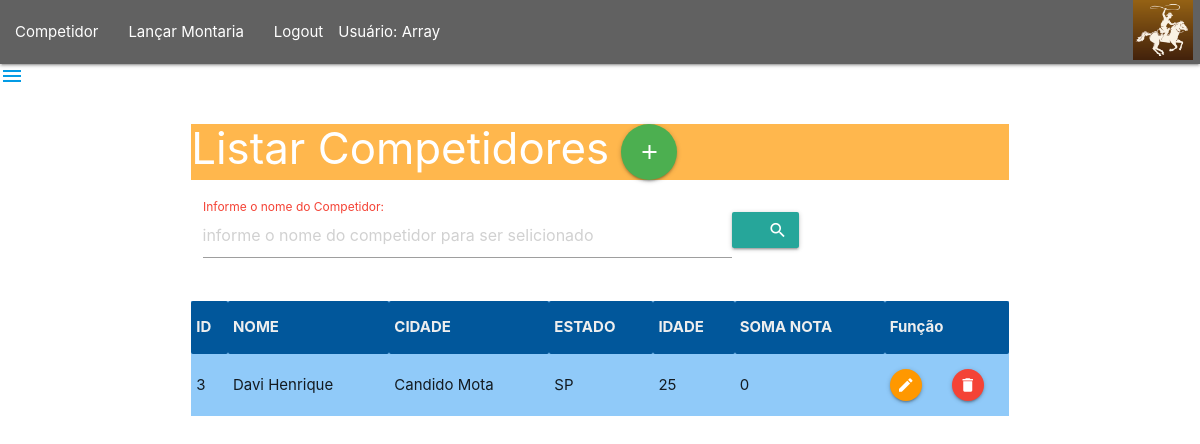
The app's page /listarCompetidor.php?busca=Davi Henrique (signed in) with its own data.
### tables this page shows
CREATE TABLE `competidor` (
  `id` int(11) NOT NULL,
  `nome` varchar(35) NOT NULL,
  `cidade` varchar(25) NOT NULL,
  `estado` varchar(2) NOT NULL,
  `idade` int(11) NOT NULL,
  `somanota` float NOT NULL
);

### listarCompetidor.php (the view, shortened to what this page needs)
<?php
    include 'menu.php';
    if (isset($_GET['busca']))
       $busca = $_GET['busca'];
       else $busca = '';
     $pdo = Conexao::conectar();
     $pdo->setAttribute(PDO:: ATTR_ERRMODE, PDO::ERRMODE_EXCEPTION);
     if ($busca!='')
           $sql = "Select * from competidor WHERE nome like '%" . $busca .  "%' order by nome";
       else $sql = "Select * from competidor order by nome";
     $listaCompetidores = $pdo->query($sql);
?>
<!DOCTYPE html>
<html lang="en">
<head>
    <link rel="stylesheet" href="https://cdnjs.cloudflare.com/ajax/libs/materialize/1.0.0/css/materialize.min.css">
</head>
<body>
   <div class="container">
   <div class="row">
        <div class="col s12">
        <h3 class="orange lighten-2 white-text text-dark-3" class="text-orange">
          Listar Competidores
          <a class="btn-floating btn-large waves-effect waves-light green"
               onclick="JavaScript:location.href='frmInsCompetidor.php'"><i class="material-icons">add</i></a>
        </h3>
        <div class="row">
            <div class="input-field">
                <form action="listarCompetidor.php" method="GET" id="frmBuscaCompet" class="col s12" >
                    <div class="input-field col s12">
                        <label for="lblNome" class="red-text text-dark-4">Informe o nome do Competidor: </label>
                        <input type="text" placeholder="informe o nome do competidor para ser selicionado"
                               class="form-control col s8" id="txtBusca" name="busca">
                        <button class="btn waves-effect waves-light col m1" type="submit" name="action">
                        <i class="material-icons right">search</i></button>
                    </div>
                </form>
            </div>
        </div>
        <table class="striped highlight  blue lighten-3 responsive-table">
            <tr class="light-blue darken-4  grey-text text-lighten-3">
                <th>ID</th>
                <th>NOME</th>
                <th>CIDADE</th>
                <th>ESTADO</th>
                <th>IDADE</th>
                <th>SOMA NOTA</th>
                <th colspan="2">Função</th>
            </tr>
            <?php
                foreach ($listaCompetidores as $competidor){
            ?>
                <tr>
                    <td><?php echo $competidor['id'];?></td>
                    <td><?php echo $competidor['nome'];?></td>
                    <td><?php echo $competidor['cidade'];?></td>
                    <td><?php echo $competidor['estado'];?></td>
                    <td><?php echo $competidor['idade'];?></td>
                    <td><?php echo $competidor['somanota'];?></td>
                    <td> <a class="btn-floating btn-small waves-effect waves-light orange"
                          onclick="JavaScript:location.href='frmEdtCompetidor.php?id=' +
                          <?php echo $competidor['id'];?>" >
                           <i class="material-icons">edit</i>
                    </td>
                    <td> <a class="btn-floating btn-small waves-effect waves-light red"
                          onclick="JavaScript:location.href='frmRmvCompetidor.php?id=' +
                          <?php echo $competidor['id'];?>" >
                           <i class="material-icons">delete</i>
                    </td>
                </tr>
            <?php
                }
            ?>
        </table>
      </div>
     </div>
    </div>
</body>
</html>

### records on screen
competidor: id "3", nome "Davi Henrique", cidade "Candido Mota", estado "SP", idade "25", somanota "0"

### other values on screen
$_SESSION['usuario'] "Array"
